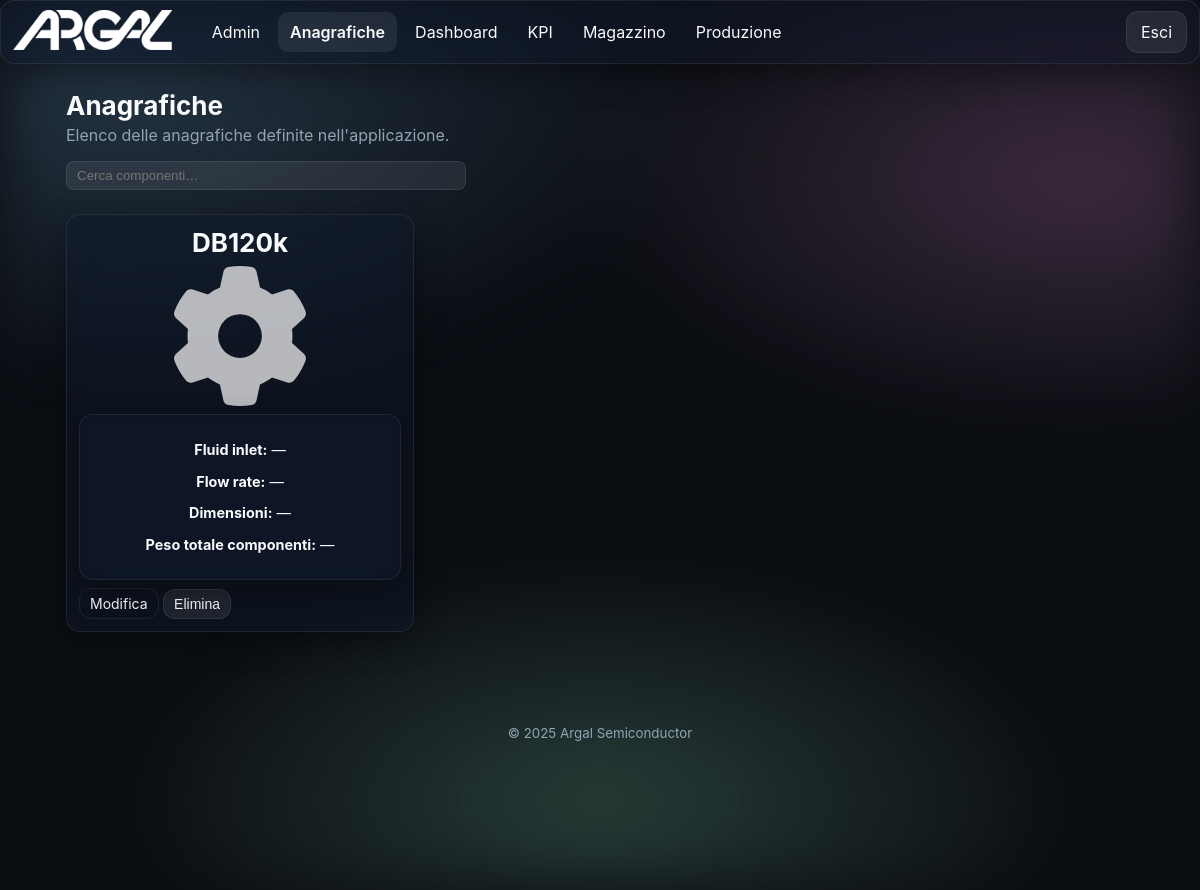
/products/ (signed in), run on the app's committed database.
### app/models.py (models this page shows)
class TimestampMixin(db.Model):
    __abstract__ = True
    created_at = db.Column(db.DateTime, default=datetime.utcnow)
    updated_at = db.Column(db.DateTime, default=datetime.utcnow, onupdate=datetime.utcnow)

class Module(TimestampMixin):
    __tablename__ = 'modules'
    id = db.Column(db.Integer, primary_key=True)
    name = db.Column(db.String(100), unique=True, nullable=False)
    slug = db.Column(db.String(100), unique=True, nullable=False)
    endpoint = db.Column(db.String(120), unique=True, nullable=False)
    enabled = db.Column(db.Boolean, default=True)
    icon = db.Column(db.String(100), default='cube')

class Product(TimestampMixin):
    __tablename__ = 'products'
    id = db.Column(db.Integer, primary_key=True)
    name = db.Column(db.String(200), nullable=False)
    description = db.Column(db.Text)
    revision = db.Column(db.Integer, default=1)
    revisionabile = db.Column(db.Boolean, default=False)
    image_filename = db.Column(db.String(200))
    flow_rate = db.Column(db.Float)
    max_pressure = db.Column(db.Float)
    dimension_x = db.Column(db.Float)
    dimension_y = db.Column(db.Float)
    dimension_z = db.Column(db.Float)
    quantity_in_stock = db.Column(db.Float, default=0)
    curve_image_filename = db.Column(db.String(200))
    fluid_in_let = db.Column(db.String(50))
    layer_in_lett = db.Column(db.String(50))
    noise = db.Column(db.Float)
    max_pressure_from = db.Column(db.Float)
    max_pressure_to = db.Column(db.Float)
    components = db.relationship('ProductComponent', backref='product', cascade='all, delete-orphan')
    bom_children = db.relationship('BOMLine',
                                   foreign_keys='BOMLine.padre_id',
                                   backref='padre',
                                   cascade='all, delete-orphan')
    bom_parents = db.relationship('BOMLine',
                                  foreign_keys='BOMLine.figlio_id',
                                  backref='figlio',
                                  cascade='all, delete-orphan')
    custom_values = db.relationship('CustomValue',
                                    primaryjoin="Product.id==CustomValue.product_id",
                                    backref='product',
                                    cascade='all, delete-orphan')

### app/blueprints/products/routes.py (the view)
@products_bp.route('/')
@login_required
def index():
    products = Product.query.order_by(Product.created_at.desc()).all()
    for p in products:
        total_weight = 0.0
        for comp in p.components:
            comp_weight = None
            try:
                if getattr(comp, 'component_master', None) and comp.component_master and comp.component_master.weight is not None:
                    comp_weight = comp.component_master.weight
                elif comp.weight is not None:
                    comp_weight = comp.weight
            except Exception:
                comp_weight = comp.weight if hasattr(comp, 'weight') else None
            if comp_weight is not None and comp.quantity is not None:
                try:
                    total_weight += float(comp_weight) * (comp.quantity or 0)
                except Exception:
                    pass
        p.total_weight = total_weight
    return render_template('products/index.html', products=products)

### app/models.py (called while the page is built)
@login_manager.user_loader
def load_user(user_id):
    try:
        return User.query.get(int(user_id))
    except Exception:
        return None

### app/templates/products/index.html (shortened to what this page needs)
{% extends 'base.html' %}
{% block content %}
<section class="section">
  <h2 class="section-title">Anagrafiche</h2>
  <p class="section-subtitle">Elenco delle anagrafiche definite nell'applicazione.</p>
  <div style="margin-top:12px; margin-bottom:12px;">
    <form id="product-search-form" class="product-search" style="max-width:400px; margin:0; position:relative;">
      <input id="product-search-input" type="search" placeholder="Cerca componenti…" autocomplete="off" style="width:100%; padding:6px 10px; border-radius:8px; border:1px solid var(--glass-stroke); background: var(--card); color: var(--text);">
    </form>
  </div>
  <div style="height:12px;"></div>
  {% if products|length == 0 %}
    <p class="muted">Nessun prodotto presente.</p>
  {% else %}
    <div class="grid grid-3" style="gap:12px;">
      {% for p in products %}
      <div class="card glass product-card" data-url="{{ url_for('products.detail', id=p.id) }}" style="padding:12px; cursor:pointer; min-height:300px;">
        <h3 class="section-title" style="margin:0 0 8px 0; text-align:center; width:100%; display:block;">{{ p.name }}</h3>
        <div style="height:140px; display:flex; align-items:center; justify-content:center; margin-bottom:8px;">
          {% if p.image_filename %}
            <img loading="lazy" src="{{ url_for('static', filename='uploads/' + p.image_filename) }}" alt="{{ p.name }}" style="max-width:100%; max-height:100%;">
          {% else %}
            <img src="{{ url_for('static', filename='img/gear.svg') }}" alt="{{ p.name }}" style="max-width:100%; max-height:100%; object-fit:contain; filter: invert(1); opacity:0.7;">
          {% endif %}
        </div>
        <div class="product-specs glass" style="padding:12px; margin-top:8px; text-align:center; font-size:0.9em;">
          <p><strong>Fluid inlet:</strong>
            {% if p.fluid_in_let %}
              {{ p.fluid_in_let }} BSPP
            {% else %}
              —
            {% endif %}
          </p>
          <p><strong>Flow rate:</strong>
            {% if p.flow_rate is not none %}
              {{ p.flow_rate }} L/m
            {% else %}
              —
            {% endif %}
          </p>
          <p><strong>Dimensioni:</strong>
            {% if p.dimension_x is not none or p.dimension_y is not none or p.dimension_z is not none %}
              {{ p.dimension_x if p.dimension_x is not none else '—' }} × {{ p.dimension_y if p.dimension_y is not none else '—' }} × {{ p.dimension_z if p.dimension_z is not none else '—' }} mm
            {% else %}
              —
            {% endif %}
          </p>
          <p><strong>Peso totale componenti:</strong> {% if p.total_weight %}{{ p.total_weight|round(3) }} kg{% else %}—{% endif %}</p>
        </div>
        <div style="margin-top:8px;">
          <a class="btn ghost small prevent-card-open" href="{{ url_for('products.edit', id=p.id) }}">Modifica</a>
          <form method="post" action="{{ url_for('products.delete', id=p.id) }}" style="display:inline;" class="prevent-card-open">
            <button class="btn danger small" type="submit" onclick="return confirm('Eliminare questo prodotto?');">Elimina</button>
          </form>
        </div>
      </div>
      {% endfor %}
    </div>
  {% endif %}
</section>
{% endblock %}

### app/templates/base.html (shortened to what this page needs)
<!doctype html>
<html lang="it" data-theme="dark">
<head>
  <link rel="stylesheet" href="{{ url_for('static', filename='css/styles.css') }}">
</head>
<body>
  <div class="bg-aurora"></div>
  {% if current_user.is_authenticated and not embedded %}
  <header class="app-header glass">
    <div class="brand">
      <a href="{{ url_for('dashboard.index') }}" class="brand-link" style="display:inline-block;">
        <img src="{{ url_for('static', filename='img/logo.png') }}" alt="Logo" class="logo">
      </a>
    </div>
    <nav class="nav-desktop">
      {% set cur_ep = request.endpoint or '' %}
      {% set detected_bp = (cur_ep.split('.')|first) %}
      {% set forced_bp = None %}
      {% if active_module is defined and active_module %}
        {% set forced_bp = active_module %}
      {% elif g is defined and g.active_module is defined and g.active_module %}
        {% set forced_bp = g.active_module %}
      {% endif %}
      {% set cur_bp = forced_bp if forced_bp else detected_bp %}
      {% for m in enabled_modules %}
        {% set mod_bp = (m.endpoint.split('.')|first) %}
        {% set is_active = (mod_bp == cur_bp) %}
        {% set display_name = 'Anagrafiche' if (m.slug == 'products' or m.name == 'Prodotti') else m.name %}
        <a class="nav-link{{ ' active' if is_active else '' }}" href="{{ url_for(m.endpoint) }}">{{ display_name }}</a>
      {% endfor %}
    </nav>
    <div class="header-actions">
      <a class="btn btn-ghost" href="{{ url_for('auth.logout') }}">Esci</a>
    </div>
  </header>
    {% set cur_ep = request.endpoint or '' %}
    {% set detected_bp = (cur_ep.split('.')|first) %}
    {% set forced_bp = None %}
    {% if active_module is defined and active_module %}
      {% set forced_bp = active_module %}
    {% elif g is defined and g.active_module is defined and g.active_module %}
      {% set forced_bp = g.active_module %}
    {% endif %}
    {% set cur_bp = forced_bp if forced_bp else detected_bp %}
  {% endif %}
  <main class="container">
    {% block content %}{% endblock %}
  </main>
  {% if not embedded %}
  <footer class="app-footer">
    <small>© {{ 2025 }} Argal Semiconductor</small>
  </footer>
  {% endif %}
</body>
</html>

### app/static/css/styles.css (style rules this page uses)
:root { --radius: 14px; --gap: 16px; --glass-bg: rgba(255,255,255,.10); --glass-stroke: rgba(255,255,255,.25); --text: #0b0b0c; --muted: #6b7280; --bg: #f6f7fb; --card: rgba(255,255,255,.6); --shadow: 0 10px 30px rgba(2,6,23,.15); }
html[data-theme='dark'] { --glass-bg: rgba(17,25,40,.50); --glass-stroke: rgba(255,255,255,.08); --text: #f8fafc; --muted: #93a3b3; --bg: #0b0e13; --card: rgba(255,255,255,.08); --shadow: 0 10px 30px rgba(0,0,0,.35); color-scheme: dark light; }
* { box-sizing:border-box; }
html,body { height:100%; }
body { margin:0; font-family: -apple-system, BlinkMacSystemFont, "Segoe UI", Roboto, Inter, "Helvetica Neue", Arial, "Apple Color Emoji","Segoe UI Emoji", "Segoe UI Symbol"; color: var(--text); background: var(--bg); }
.container { max-width:1100px; margin: 90px auto 60px; padding: 0 16px; }
.bg-aurora { position: fixed; inset: 0; background: radial-gradient(1200px 600px at 10% 10%, #8ec5ff33 0%, transparent 50%), radial-gradient(1000px 500px at 90% 20%, #ffa3e533 0%, transparent 50%), radial-gradient(1200px 600px at 50% 90%, #a7f3d033 0%, transparent 40%); filter: blur(30px) saturate(120%); animation: float 16s linear infinite alternate; z-index: -1; }
.glass { background: var(--glass-bg); border: 1px solid var(--glass-stroke); backdrop-filter: blur(14px) saturate(140%); -webkit-backdrop-filter: blur(14px) saturate(140%); border-radius: var(--radius); box-shadow: var(--shadow); }
.app-header { position: fixed; top: 0; left: 0; right: 0; height: 64px; display:flex; align-items:center; gap:16px; padding: 0 12px; z-index: 1000; }
.brand { display:flex; align-items:center; gap:10px; }
.brand .logo { height: 40px; width: auto; }
.nav-desktop { margin-left: 12px; display:none; gap:6px; }
.nav-desktop .nav-link { display:inline-flex; align-items:center; gap:8px; padding:10px 12px; border-radius: 10px; text-decoration:none; color:inherit; transition: transform .2s ease, background .2s ease, font-weight .2s ease; }
.nav-desktop .nav-link.active, .nav-mobile .nav-link.active { font-weight:600; background: var(--card); }
.header-actions { margin-left:auto; display:flex; align-items:center; gap:10px; }
@media (min-width: 900px) { .nav-desktop { display:flex; } }
.btn { display:inline-flex; align-items:center; justify-content:center; gap:8px; padding:10px 14px; border-radius: 12px; border:1px solid var(--glass-stroke); background: var(--card); cursor:pointer; text-decoration:none; color:inherit; transition: transform .2s ease, filter .2s ease, background .2s ease; }
.btn.small { padding:6px 10px; font-size:14px; }
.btn.ghost { background: transparent; border:1px solid var(--glass-stroke); }
.section { margin-top: 12px; }
.section-title { font-size: 26px; margin: 10px 0; }
.section-subtitle { color: var(--muted); margin-top: -6px; }
.grid { display:grid; gap: var(--gap); }
.grid-3 { grid-template-columns: repeat(1, minmax(0,1fr)); }
@media (min-width: 950px) { .grid-3 { grid-template-columns: repeat(3, minmax(0,1fr)); } }
.card { padding: 16px 16px 22px; }
.product-card { transition: transform 0.25s ease-in-out; }
.app-footer { text-align:center; padding: 30px 0; color: var(--muted); }

### data on the page
Module: name "Admin"
Module: name "Anagrafiche"
Module: name "Dashboard"
Module: name "KPI"
Module: name "Magazzino"
Module: name "Produzione"
Product: name "DB120k"

### other printed values
{{ 2025 }} "2025"
